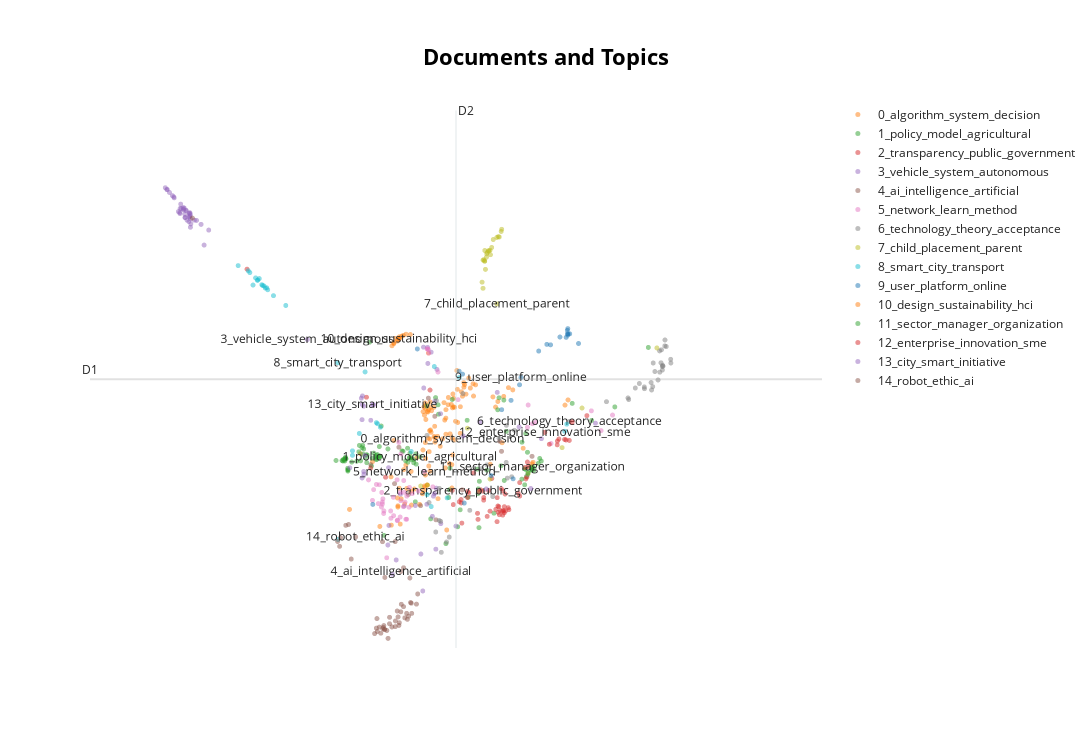

Here is the notebook cell this chart was saved with:
### Code cell
#Visualizing the topics

#prepare embeddings
embeddings = embedding_model.encode(new_abstracts_final, show_progress_bar=False)

#Visualize the documents and topics on two dimensions
reduced_embeddings = UMAP(n_neighbors=15, n_components=10, min_dist=0.0, metric='cosine').fit_transform(embeddings)
topic_model.visualize_documents(new_abstracts_final, reduced_embeddings=reduced_embeddings)
